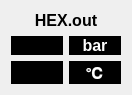
  <widget class="QWidget" name="verticalLayoutWidget_6">
   <property name="geometry">
    <rect>
     <x>280</x>
     <y>540</y>
     <width>132</width>
     <height>77</height>
    </rect>
   </property>
   <layout class="QVBoxLayout" name="verticalLayout_6">
    <item>
     <widget class="QLabel" name="MFM1_LABEL_5">
      <property name="font">
       <font>
        <family>Arial</family>
        <pointsize>12</pointsize>
        <weight>75</weight>
        <bold>true</bold>
       </font>
      </property>
      <property name="text">
       <string>HEX.out</string>
      </property>
      <property name="alignment">
       <set>Qt::AlignCenter</set>
      </property>
     </widget>
    </item>
    <item>
     <layout class="QHBoxLayout" name="horizontalLayout_7">
      <item>
       <widget class="QLabel" name="HEXOUT_P">
        <property name="font">
         <font>
          <family>Arial</family>
          <pointsize>12</pointsize>
          <weight>75</weight>
          <bold>true</bold>
         </font>
        </property>
        <property name="styleSheet">
         <string notr="true">color: rgb(255, 255, 255);
background-color: rgb(0, 0, 0);</string>
        </property>
        <property name="text">
         <string/>
        </property>
        <property name="alignment">
         <set>Qt::AlignCenter</set>
        </property>
       </widget>
      </item>
      <item>
       <widget class="QLabel" name="UNIT_7">
        <property name="font">
         <font>
          <family>Arial</family>
          <pointsize>12</pointsize>
          <weight>75</weight>
          <bold>true</bold>
         </font>
        </property>
        <property name="styleSheet">
         <string notr="true">color: rgb(255, 255, 255);
background-color: rgb(0, 0, 0);</string>
        </property>
        <property name="text">
         <string>bar</string>
        </property>
        <property name="alignment">
         <set>Qt::AlignCenter</set>
        </property>
       </widget>
      </item>
     </layout>
    </item>
    <item>
     <layout class="QHBoxLayout" name="horizontalLayout_8">
      <item>
       <widget class="QLabel" name="HEXOUT_T">
        <property name="font">
         <font>
          <family>Arial</family>
          <pointsize>12</pointsize>
          <weight>75</weight>
          <bold>true</bold>
         </font>
        </property>
        <property name="styleSheet">
         <string notr="true">color: rgb(255, 255, 255);
background-color: rgb(0, 0, 0);</string>
        </property>
        <property name="text">
         <string/>
        </property>
        <property name="alignment">
         <set>Qt::AlignCenter</set>
        </property>
       </widget>
      </item>
      <item>
       <widget class="QLabel" name="UNIT_8">
        <property name="font">
         <font>
          <family>Arial</family>
          <pointsize>12</pointsize>
          <weight>75</weight>
          <bold>true</bold>
         </font>
        </property>
        <property name="styleSheet">
         <string notr="true">color: rgb(255, 255, 255);
background-color: rgb(0, 0, 0);</string>
        </property>
        <property name="text">
         <string>℃</string>
        </property>
        <property name="alignment">
         <set>Qt::AlignCenter</set>
        </property>
       </widget>
      </item>
     </layout>
    </item>
   </layout>
  </widget>
